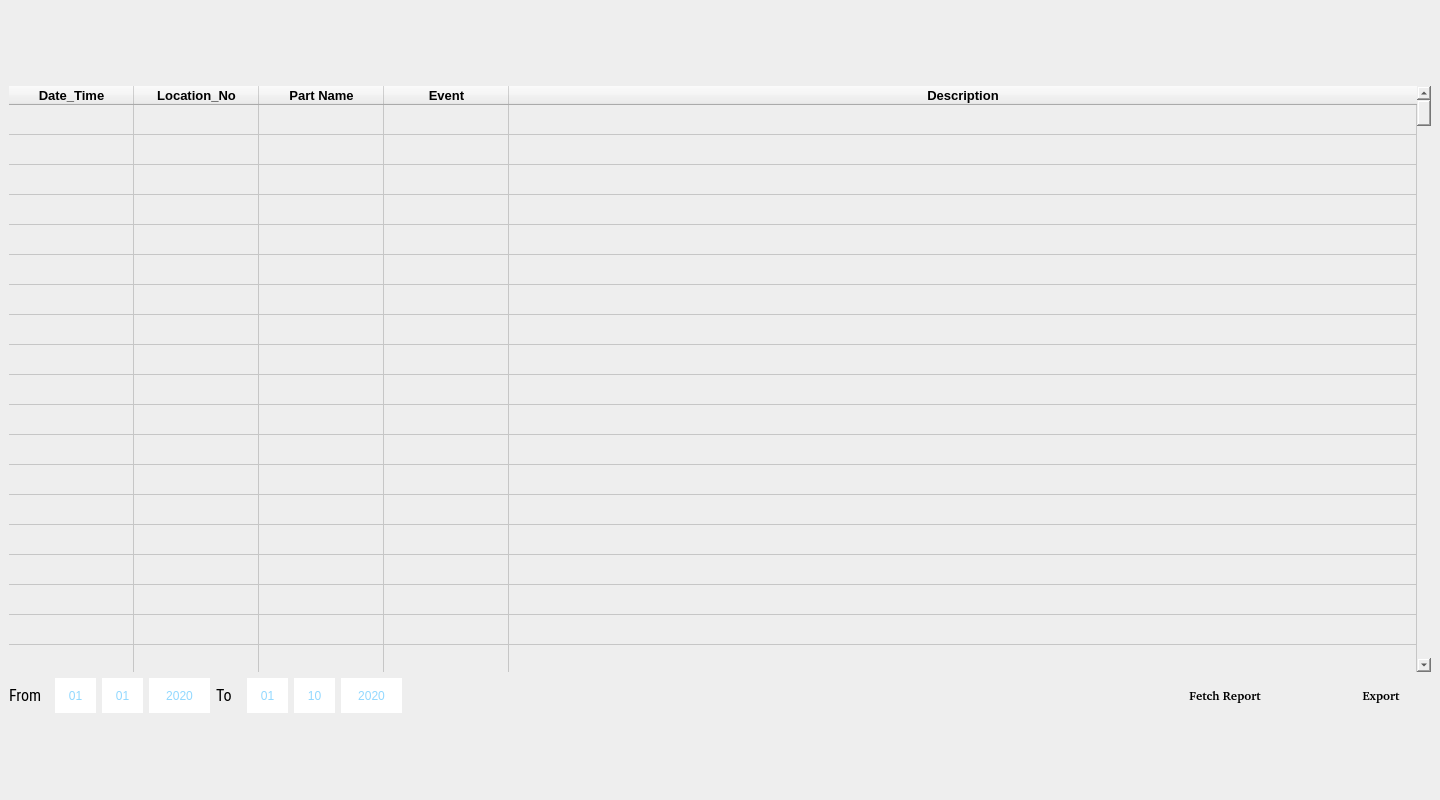
<?xml version="1.0" encoding="UTF-8"?>
<ui version="4.0">
 <class>MainWindow</class>
 <widget class="QMainWindow" name="MainWindow">
  <property name="geometry">
   <rect>
    <x>0</x>
    <y>0</y>
    <width>1440</width>
    <height>800</height>
   </rect>
  </property>
  <property name="minimumSize">
   <size>
    <width>300</width>
    <height>400</height>
   </size>
  </property>
  <property name="windowTitle">
   <string>MainWindow</string>
  </property>
  <property name="styleSheet">
   <string notr="true">background-color: rgb(238, 238, 238);</string>
  </property>
  <widget class="QWidget" name="centralwidget">
   <layout class="QGridLayout" name="gridLayout">
    <item row="0" column="0">
     <layout class="QVBoxLayout" name="verticalLayout">
      <item>
       <widget class="QTableWidget" name="tableWidget">
        <property name="minimumSize">
         <size>
          <width>350</width>
          <height>100</height>
         </size>
        </property>
        <property name="maximumSize">
         <size>
          <width>1500</width>
          <height>586</height>
         </size>
        </property>
        <property name="focusPolicy">
         <enum>Qt::ClickFocus</enum>
        </property>
        <property name="styleSheet">
         <string notr="true">font: 25 14pt &quot;Roboto [GOOG]&quot;;</string>
        </property>
        <property name="frameShape">
         <enum>QFrame::NoFrame</enum>
        </property>
        <property name="frameShadow">
         <enum>QFrame::Plain</enum>
        </property>
        <property name="midLineWidth">
         <number>2</number>
        </property>
        <property name="horizontalScrollBarPolicy">
         <enum>Qt::ScrollBarAsNeeded</enum>
        </property>
        <property name="editTriggers">
         <set>QAbstractItemView::NoEditTriggers</set>
        </property>
        <property name="selectionMode">
         <enum>QAbstractItemView::SingleSelection</enum>
        </property>
        <property name="selectionBehavior">
         <enum>QAbstractItemView::SelectRows</enum>
        </property>
        <property name="showGrid">
         <bool>true</bool>
        </property>
        <property name="gridStyle">
         <enum>Qt::SolidLine</enum>
        </property>
        <property name="rowCount">
         <number>2048</number>
        </property>
        <property name="columnCount">
         <number>5</number>
        </property>
        <attribute name="horizontalHeaderVisible">
         <bool>true</bool>
        </attribute>
        <attribute name="horizontalHeaderCascadingSectionResizes">
         <bool>true</bool>
        </attribute>
        <attribute name="horizontalHeaderDefaultSectionSize">
         <number>125</number>
        </attribute>
        <attribute name="horizontalHeaderMinimumSectionSize">
         <number>82</number>
        </attribute>
        <attribute name="horizontalHeaderStretchLastSection">
         <bool>true</bool>
        </attribute>
        <attribute name="verticalHeaderVisible">
         <bool>false</bool>
        </attribute>
        <attribute name="verticalHeaderDefaultSectionSize">
         <number>30</number>
        </attribute>
        <attribute name="verticalHeaderMinimumSectionSize">
         <number>30</number>
        </attribute>
        <attribute name="verticalHeaderStretchLastSection">
         <bool>true</bool>
        </attribute>
        <row/>
        <row/>
        <row/>
        <row/>
        <row/>
        <row/>
        <row/>
        <row/>
        <row/>
        <row/>
        <row/>
        <row/>
        <row/>
        <row/>
        <row/>
        <row/>
        <row/>
        <row/>
        <row/>
        <row/>
        <row/>
        <row/>
        <row/>
        <row/>
        <row/>
        <row/>
        <row/>
        <row/>
        <row/>
        <row/>
        <row/>
        <row/>
        <row/>
        <row/>
        <row/>
        <row/>
        <row/>
        <row/>
        <row/>
        <row/>
        <row/>
        <row/>
        <row/>
        <row/>
        <row/>
        <row/>
        <row/>
        <row/>
        <row/>
        <row/>
        <row/>
        <row/>
        <row/>
        <row/>
        <row/>
        <row/>
        <row/>
        <row/>
        <row/>
        <row/>
        <row/>
        <row/>
        <row/>
        <row/>
        <row/>
        <row/>
        <row/>
        <row/>
        <row/>
        <row/>
        <row/>
        <row/>
        <row/>
        <row/>
        <row/>
        <row/>
        <row/>
        <row/>
        <row/>
        <row/>
        <row/>
        <row/>
        <row/>
        <row/>
        <row/>
        <row/>
        <row/>
        <row/>
        <row/>
        <row/>
        <row/>
        <row/>
        <row/>
        <row/>
        <row/>
        <row/>
        <row/>
        <row/>
        <row/>
        <row/>
        <row/>
        <row/>
        <row/>
        <row/>
        <row/>
        <row/>
        <row/>
        <row/>
        <row/>
        <row/>
        <row/>
        <row/>
        <row/>
        <row/>
        <row/>
        <row/>
        <row/>
        <row/>
        <row/>
        <row/>
        <row/>
        <row/>
        <row/>
        <row/>
        <row/>
        <row/>
        <row/>
        <row/>
        <row/>
        <row/>
        <row/>
        <row/>
        <row/>
        <row/>
        <row/>
        <row/>
        <row/>
        <row/>
        <row/>
        <row/>
        <row/>
        <row/>
        <row/>
        <row/>
        <row/>
        <row/>
        <row/>
        <row/>
        <row/>
        <row/>
        <row/>
        <row/>
        <row/>
        <row/>
        <row/>
        <row/>
        <row/>
        <row/>
        <row/>
        <row/>
        <row/>
        <row/>
        <row/>
        <row/>
        <row/>
        <row/>
        <row/>
        <row/>
        <row/>
        <row/>
        <row/>
        <row/>
        <row/>
        <row/>
        <row/>
        <row/>
        <row/>
        <row/>
        <row/>
        <row/>
        <row/>
        <row/>
        <row/>
        <row/>
        <row/>
        <row/>
        <row/>
        <row/>
        <row/>
        <row/>
        <row/>
        <row/>
        <row/>
        <row/>
        <row/>
        <row/>
        <row/>
        <row/>
        <row/>
        <row/>
        <row/>
        <row/>
        <row/>
        <row/>
        <row/>
        <row/>
        <row/>
        <row/>
        <row/>
        <row/>
        <row/>
        <row/>
        <row/>
        <row/>
        <row/>
        <row/>
        <row/>
        <row/>
        <row/>
        <row/>
        <row/>
        <row/>
        <row/>
        <row/>
        <row/>
        <row/>
        <row/>
        <row/>
        <row/>
        <row/>
        <row/>
        <row/>
        <row/>
        <row/>
        <row/>
        <row/>
        <row/>
        <row/>
        <row/>
        <row/>
        <row/>
        <row/>
        <row/>
        <row/>
        <row/>
        <row/>
        <row/>
        <row/>
        <row/>
        <row/>
        <row/>
        <row/>
        <row/>
        <row/>
        <row/>
        <row/>
        <row/>
        <row/>
        <row/>
        <row/>
        <row/>
        <row/>
        <row/>
        <row/>
        <row/>
        <row/>
        <row/>
        <row/>
        <row/>
        <row/>
        <row/>
        <row/>
        <row/>
        <row/>
        <row/>
        <row/>
        <row/>
        <row/>
        <row/>
        <row/>
        <row/>
        <row/>
        <row/>
        <row/>
        <row/>
        <row/>
        <row/>
        <row/>
        <row/>
        <row/>
        <row/>
        <row/>
        <row/>
        <row/>
        <row/>
        <row/>
        <row/>
        <row/>
        <row/>
        <row/>
        <row/>
        <row/>
        <row/>
        <row/>
        <row/>
        <row/>
        <row/>
        <row/>
        <row/>
        <row/>
        <row/>
        <row/>
        <row/>
        <row/>
        <row/>
        <row/>
        <row/>
        <row/>
        <row/>
        <row/>
        <row/>
        <row/>
        <row/>
        <row/>
        <row/>
        <row/>
        <row/>
        <row/>
        <row/>
        <row/>
        <row/>
        <row/>
        <row/>
        <row/>
        <row/>
        <row/>
        <row/>
        <row/>
        <row/>
        <row/>
        <row/>
        <row/>
        <row/>
        <row/>
        <row/>
        <row/>
        <row/>
        <row/>
        <row/>
        <row/>
        <row/>
        <row/>
        <row/>
        <row/>
        <row/>
        <row/>
        <row/>
        <row/>
        <row/>
        <row/>
        <row/>
        <row/>
        <row/>
        <row/>
        <row/>
        <row/>
        <row/>
        <row/>
        <row/>
        <row/>
        <row/>
        <row/>
        <row/>
        <row/>
        <row/>
        <row/>
        <row/>
        <row/>
        <row/>
        <row/>
        <row/>
        <row/>
        <row/>
        <row/>
        <row/>
        <row/>
        <row/>
        <row/>
        <row/>
        <row/>
        <row/>
        <row/>
        <row/>
        <row/>
        <row/>
        <row/>
        <row/>
        <row/>
        <row/>
        <row/>
        <row/>
        <row/>
        <row/>
        <row/>
        <row/>
        <row/>
        <row/>
        <row/>
        <row/>
        <row/>
        <row/>
        <row/>
        <row/>
        <row/>
        <row/>
        <row/>
        <row/>
        <row/>
        <row/>
        <row/>
        <row/>
        <row/>
        <row/>
        <row/>
        <row/>
        <row/>
        <row/>
        <row/>
        <row/>
        <row/>
        <row/>
        <row/>
        <row/>
        <row/>
        <row/>
        <row/>
        <row/>
        <row/>
        <row/>
        <row/>
        <row/>
        <row/>
        <row/>
        <row/>
        <row/>
        <row/>
        <row/>
        <row/>
        <row/>
        <row/>
        <row/>
        <row/>
        <row/>
        <row/>
        <row/>
        <row/>
        <row/>
        <row/>
        <row/>
        <row/>
        <row/>
        <row/>
        <row/>
        <row/>
        <row/>
        <row/>
        <row/>
        <row/>
        <row/>
        <row/>
        <row/>
        <row/>
        <row/>
        <row/>
        <row/>
        <row/>
        <row/>
        <row/>
        <row/>
        <row/>
        <row/>
        <row/>
        <row/>
        <row/>
        <row/>
        <row/>
        <row/>
        <row/>
        <row/>
        <row/>
        <row/>
        <row/>
        <row/>
        <row/>
        <row/>
        <row/>
        <row/>
        <row/>
        <row/>
        <row/>
        <row/>
        <row/>
        <row/>
        <row/>
        <row/>
        <row/>
        <row/>
        <row/>
        <row/>
        <row/>
        <row/>
        <row/>
        <row/>
        <row/>
        <row/>
        <row/>
        <row/>
        <row/>
        <row/>
        <row/>
        <row/>
        <row/>
        <row/>
        <row/>
        <row/>
        <row/>
        <row/>
        <row/>
        <row/>
        <row/>
        <row/>
        <row/>
        <row/>
        <row/>
        <row/>
        <row/>
        <row/>
        <row/>
        <row/>
        <row/>
        <row/>
        <row/>
        <row/>
        <row/>
        <row/>
        <row/>
        <row/>
        <row/>
        <row/>
        <row/>
        <row/>
        <row/>
        <row/>
        <row/>
        <row/>
        <row/>
        <row/>
        <row/>
        <row/>
        <row/>
        <row/>
        <row/>
        <row/>
        <row/>
        <row/>
        <row/>
        <row/>
        <row/>
        <row/>
        <row/>
        <row/>
        <row/>
        <row/>
        <row/>
        <row/>
        <row/>
        <row/>
        <row/>
        <row/>
        <row/>
        <row/>
        <row/>
        <row/>
        <row/>
        <row/>
        <row/>
        <row/>
        <row/>
        <row/>
        <row/>
        <row/>
        <row/>
        <row/>
        <row/>
        <row/>
        <row/>
        <row/>
        <row/>
        <row/>
        <row/>
        <row/>
        <row/>
        <row/>
        <row/>
        <row/>
        <row/>
        <row/>
        <row/>
        <row/>
        <row/>
        <row/>
        <row/>
        <row/>
        <row/>
        <row/>
        <row/>
        <row/>
        <row/>
        <row/>
        <row/>
        <row/>
        <row/>
        <row/>
        <row/>
        <row/>
        <row/>
        <row/>
        <row/>
        <row/>
        <row/>
        <row/>
        <row/>
        <row/>
        <row/>
        <row/>
        <row/>
        <row/>
        <row/>
        <row/>
        <row/>
        <row/>
        <row/>
        <row/>
        <row/>
        <row/>
        <row/>
        <row/>
        <row/>
        <row/>
        <row/>
        <row/>
        <row/>
        <row/>
        <row/>
        <row/>
        <row/>
        <row/>
        <row/>
        <row/>
        <row/>
        <row/>
        <row/>
        <row/>
        <row/>
        <row/>
        <row/>
        <row/>
        <row/>
        <row/>
        <row/>
        <row/>
        <row/>
        <row/>
        <row/>
        <row/>
        <row/>
        <row/>
        <row/>
        <row/>
        <row/>
        <row/>
        <row/>
        <row/>
        <row/>
        <row/>
        <row/>
        <row/>
        <row/>
        <row/>
        <row/>
        <row/>
        <row/>
        <row/>
        <row/>
        <row/>
        <row/>
        <row/>
        <row/>
        <row/>
        <row/>
        <row/>
        <row/>
        <row/>
        <row/>
        <row/>
        <row/>
        <row/>
        <row/>
        <row/>
        <row/>
        <row/>
        <row/>
        <row/>
        <row/>
        <row/>
        <row/>
        <row/>
        <row/>
        <row/>
        <row/>
        <row/>
        <row/>
        <row/>
        <row/>
        <row/>
        <row/>
        <row/>
        <row/>
        <row/>
        <row/>
        <row/>
        <row/>
        <row/>
        <row/>
        <row/>
        <row/>
        <row/>
        <row/>
        <row/>
        <row/>
        <row/>
        <row/>
        <row/>
        <row/>
        <row/>
        <row/>
        <row/>
        <row/>
        <row/>
        <row/>
        <row/>
        <row/>
        <row/>
        <row/>
        <row/>
        <row/>
        <row/>
        <row/>
        <row/>
        <row/>
        <row/>
        <row/>
        <row/>
        <row/>
        <row/>
        <row/>
        <row/>
        <row/>
        <row/>
        <row/>
        <row/>
        <row/>
        <row/>
        <row/>
        <row/>
        <row/>
        <row/>
        <row/>
        <row/>
        <row/>
        <row/>
        <row/>
        <row/>
        <row/>
        <row/>
        <row/>
        <row/>
        <row/>
        <row/>
        <row/>
        <row/>
        <row/>
        <row/>
        <row/>
        <row/>
        <row/>
        <row/>
        <row/>
        <row/>
        <row/>
        <row/>
        <row/>
        <row/>
        <row/>
        <row/>
        <row/>
        <row/>
        <row/>
        <row/>
        <row/>
        <row/>
        <row/>
        <row/>
        <row/>
        <row/>
        <row/>
        <row/>
        <row/>
        <row/>
        <row/>
        <row/>
        <row/>
        <row/>
        <row/>
        <row/>
        <row/>
        <row/>
        <row/>
        <row/>
        <row/>
        <row/>
        <row/>
        <row/>
        <row/>
        <row/>
        <row/>
        <row/>
        <row/>
        <row/>
        <row/>
        <row/>
        <row/>
        <row/>
        <row/>
        <row/>
        <row/>
        <row/>
        <row/>
        <row/>
        <row/>
        <row/>
        <row/>
        <row/>
        <row/>
        <row/>
        <row/>
        <row/>
        <row/>
        <row/>
        <row/>
        <row/>
        <row/>
        <row/>
        <row/>
        <row/>
        <row/>
        <row/>
        <row/>
        <row/>
        <row/>
        <row/>
        <row/>
        <row/>
        <row/>
        <row/>
        <row/>
        <row/>
        <row/>
        <row/>
        <row/>
        <row/>
        <row/>
        <row/>
        <row/>
        <row/>
        <row/>
        <row/>
        <row/>
        <row/>
        <row/>
        <row/>
        <row/>
        <row/>
        <row/>
        <row/>
        <row/>
        <row/>
        <row/>
        <row/>
        <row/>
        <row/>
        <row/>
        <row/>
        <row/>
        <row/>
        <row/>
        <row/>
        <row/>
        <row/>
        <row/>
        <row/>
        <row/>
        <row/>
        <row/>
        <row/>
        <row/>
        <row/>
        <row/>
        <row/>
        <row/>
        <row/>
        <row/>
        <row/>
        <row/>
        <row/>
        <row/>
        <row/>
        <row/>
        <row/>
        <row/>
        <row/>
        <row/>
        <row/>
        <row/>
        <row/>
        <row/>
        <row/>
        <row/>
        <row/>
        <row/>
        <row/>
        <row/>
        <row/>
        <row/>
        <row/>
        <row/>
        <row/>
        <row/>
        <row/>
        <row/>
        <row/>
        <row/>
        <row/>
        <row/>
        <row/>
        <row/>
        <row/>
        <row/>
        <row/>
        <row/>
        <row/>
        <row/>
        <row/>
        <row/>
        <row/>
        <row/>
        <row/>
        <row/>
        <row/>
        <row/>
        <row/>
        <row/>
        <row/>
        <row/>
        <row/>
        <row/>
        <row/>
        <row/>
        <row/>
        <row/>
        <row/>
        <row/>
        <row/>
        <row/>
        <row/>
        <row/>
        <row/>
        <row/>
        <row/>
        <row/>
        <row/>
        <row/>
        <row/>
        <row/>
        <row/>
        <row/>
        <row/>
        <row/>
        <row/>
        <row/>
        <row/>
        <row/>
        <row/>
        <row/>
        <row/>
        <row/>
        <row/>
        <row/>
        <row/>
        <row/>
        <row/>
        <row/>
        <row/>
        <row/>
        <row/>
        <row/>
        <row/>
        <row/>
        <row/>
        <row/>
        <row/>
        <row/>
        <row/>
        <row/>
        <row/>
        <row/>
        <row/>
        <row/>
        <row/>
        <row/>
        <row/>
        <row/>
        <row/>
        <row/>
        <row/>
        <row/>
        <row/>
        <row/>
        <row/>
        <row/>
        <row/>
        <row/>
        <row/>
        <row/>
        <row/>
        <row/>
        <row/>
        <row/>
        <row/>
        <row/>
        <row/>
        <row/>
        <row/>
        <row/>
        <row/>
        <row/>
        <row/>
        <row/>
        <row/>
        <row/>
        <row/>
        <row/>
        <row/>
        <row/>
        <row/>
        <row/>
        <row/>
        <row/>
        <row/>
        <row/>
        <row/>
        <row/>
        <row/>
        <row/>
        <row/>
        <row/>
        <row/>
        <row/>
        <row/>
        <row/>
        <row/>
        <row/>
        <row/>
        <row/>
        <row/>
        <row/>
        <row/>
        <row/>
        <row/>
        <row/>
        <row/>
        <row/>
        <row/>
        <row/>
        <row/>
        <row/>
        <row/>
        <row/>
        <row/>
        <row/>
        <row/>
        <row/>
        <row/>
        <row/>
        <row/>
        <row/>
        <row/>
        <row/>
        <row/>
        <row/>
        <row/>
        <row/>
        <row/>
        <row/>
        <row/>
        <row/>
        <row/>
        <row/>
        <row/>
        <row/>
        <row/>
        <row/>
        <row/>
        <row/>
        <row/>
        <row/>
        <row/>
        <row/>
        <row/>
        <row/>
        <row/>
        <row/>
        <row/>
        <row/>
        <row/>
        <row/>
        <row/>
        <row/>
        <row/>
        <row/>
        <row/>
        <row/>
        <row/>
        <row/>
        <row/>
        <row/>
        <row/>
        <row/>
        <row/>
        <row/>
        <row/>
        <row/>
        <row/>
        <row/>
        <row/>
        <row/>
        <row/>
        <row/>
        <row/>
        <row/>
        <row/>
        <row/>
        <row/>
        <row/>
        <row/>
        <row/>
        <row/>
        <row/>
        <row/>
        <row/>
        <row/>
        <row/>
        <row/>
        <row/>
        <row/>
        <row/>
        <row/>
        <row/>
        <row/>
        <row/>
        <row/>
        <row/>
        <row/>
        <row/>
        <row/>
        <row/>
        <row/>
        <row/>
        <row/>
        <row/>
        <row/>
        <row/>
        <row/>
        <row/>
        <row/>
        <row/>
        <row/>
        <row/>
        <row/>
        <row/>
        <row/>
        <row/>
        <row/>
        <row/>
        <row/>
        <row/>
        <row/>
        <row/>
        <row/>
        <row/>
        <row/>
        <row/>
        <row/>
        <row/>
        <row/>
        <row/>
        <row/>
        <row/>
        <row/>
        <row/>
        <row/>
        <row/>
        <row/>
        <row/>
        <row/>
        <row/>
        <row/>
        <row/>
        <row/>
        <row/>
        <row/>
        <row/>
        <row/>
        <row/>
        <row/>
        <row/>
        <row/>
        <row/>
        <row/>
        <row/>
        <row/>
        <row/>
        <row/>
        <row/>
        <row/>
        <row/>
        <row/>
        <row/>
        <row/>
        <row/>
        <row/>
        <row/>
        <row/>
        <row/>
        <row/>
        <row/>
        <row/>
        <row/>
        <row/>
        <row/>
        <row/>
        <row/>
        <row/>
        <row/>
        <row/>
        <row/>
        <row/>
        <row/>
        <row/>
        <row/>
        <row/>
        <row/>
        <row/>
        <row/>
        <row/>
        <row/>
        <row/>
        <row/>
        <row/>
        <row/>
        <row/>
        <row/>
        <row/>
        <row/>
        <row/>
        <row/>
        <row/>
        <row/>
        <row/>
        <row/>
        <row/>
        <row/>
        <row/>
        <row/>
        <row/>
        <row/>
        <row/>
        <row/>
        <row/>
        <row/>
        <row/>
        <row/>
        <row/>
        <row/>
        <row/>
        <row/>
        <row/>
        <row/>
        <row/>
        <row/>
        <row/>
        <row/>
        <row/>
        <row/>
        <row/>
        <row/>
        <row/>
        <row/>
        <row/>
        <row/>
        <row/>
        <row/>
        <row/>
        <row/>
        <row/>
        <row/>
        <row/>
        <row/>
        <row/>
        <row/>
        <row/>
        <row/>
        <row/>
        <row/>
        <row/>
        <row/>
        <row/>
        <row/>
        <row/>
        <row/>
        <row/>
        <row/>
        <row/>
        <row/>
        <row/>
        <row/>
        <row/>
        <row/>
        <row/>
        <row/>
        <row/>
        <row/>
        <row/>
        <row/>
        <row/>
        <row/>
        <row/>
        <row/>
        <row/>
        <row/>
        <row/>
        <row/>
        <row/>
        <row/>
        <row/>
        <row/>
        <row/>
        <row/>
        <row/>
        <row/>
        <row/>
        <row/>
        <row/>
        <row/>
        <row/>
        <row/>
        <row/>
        <row/>
        <row/>
        <row/>
        <row/>
        <row/>
        <row/>
        <row/>
        <row/>
        <row/>
        <row/>
        <row/>
        <row/>
        <row/>
        <row/>
        <row/>
        <row/>
        <row/>
        <row/>
        <row/>
        <row/>
        <row/>
        <row/>
        <row/>
        <row/>
        <row/>
        <row/>
        <row/>
        <row/>
        <row/>
        <row/>
        <row/>
        <row/>
        <row/>
        <row/>
        <row/>
        <row/>
        <row/>
        <row/>
        <row/>
        <row/>
        <row/>
        <row/>
        <row/>
        <row/>
        <row/>
        <row/>
        <row/>
        <row/>
        <row/>
        <row/>
        <row/>
        <row/>
        <row/>
        <row/>
        <row/>
        <row/>
        <row/>
        <row/>
        <row/>
        <row/>
        <row/>
        <row/>
        <row/>
        <row/>
        <row/>
        <row/>
        <row/>
        <row/>
        <row/>
        <row/>
        <row/>
        <row/>
        <row/>
        <row/>
        <row/>
        <row/>
        <row/>
        <row/>
        <row/>
        <row/>
        <row/>
        <row/>
        <row/>
        <row/>
        <row/>
        <row/>
        <row/>
        <row/>
        <row/>
        <row/>
        <row/>
        <row/>
        <row/>
        <row/>
        <row/>
        <row/>
        <row/>
        <row/>
        <row/>
        <row/>
        <row/>
        <row/>
        <row/>
        <row/>
        <row/>
        <row/>
        <row/>
        <row/>
        <row/>
        <row/>
        <row/>
        <row/>
        <row/>
        <row/>
        <row/>
        <row/>
        <row/>
        <row/>
        <row/>
        <row/>
        <row/>
        <row/>
        <row/>
        <row/>
        <row/>
        <row/>
        <row/>
        <row/>
        <row/>
        <row/>
        <row/>
        <row/>
        <row/>
        <row/>
        <row/>
        <row/>
        <row/>
        <row/>
        <row/>
        <row/>
        <row/>
        <row/>
        <row/>
        <row/>
        <row/>
        <row/>
        <row/>
        <row/>
        <row/>
        <row/>
        <row/>
        <row/>
        <row/>
        <row/>
        <row/>
        <row/>
        <row/>
        <row/>
        <row/>
        <row/>
        <row/>
        <row/>
        <row/>
        <row/>
        <row/>
        <row/>
        <row/>
        <row/>
        <row/>
        <row/>
        <row/>
        <row/>
        <row/>
        <row/>
        <row/>
        <row/>
        <row/>
        <row/>
        <row/>
        <row/>
        <row/>
        <row/>
        <row/>
        <row/>
        <row/>
        <row/>
        <row/>
        <row/>
        <row/>
        <row/>
        <row/>
        <row/>
        <row/>
        <row/>
        <row/>
        <row/>
        <row/>
        <row/>
        <row/>
        <row/>
        <row/>
        <row/>
        <row/>
        <row/>
        <row/>
        <row/>
        <row/>
        <row/>
        <row/>
        <row/>
        <row/>
        <row/>
        <row/>
        <row/>
        <row/>
        <row/>
        <row/>
        <row/>
        <row/>
        <row/>
        <row/>
        <row/>
        <row/>
        <row/>
        <row/>
        <row/>
        <row/>
        <row/>
        <row/>
        <row/>
        <row/>
        <row/>
        <row/>
        <row/>
        <row/>
        <row/>
        <row/>
        <row/>
        <row/>
        <row/>
        <row/>
        <row/>
        <row/>
        <row/>
        <row/>
        <row/>
        <row/>
        <row/>
        <row/>
        <row/>
        <row/>
        <row/>
        <row/>
        <row/>
        <row/>
        <row/>
        <row/>
        <row/>
        <row/>
        <row/>
        <row/>
        <row/>
        <row/>
        <row/>
        <row/>
        <row/>
        <row/>
        <row/>
        <row/>
        <row/>
        <row/>
        <row/>
        <row/>
        <row/>
        <row/>
        <row/>
        <row/>
        <row/>
        <row/>
        <row/>
        <row/>
        <row/>
        <row/>
        <row/>
        <row/>
        <row/>
        <row/>
        <row/>
        <row/>
        <row/>
        <row/>
        <row/>
        <row/>
        <row/>
        <row/>
        <row/>
        <row/>
        <row/>
        <row/>
        <row/>
        <row/>
        <row/>
        <row/>
        <row/>
        <row/>
        <row/>
        <row/>
        <row/>
        <row/>
        <row/>
        <row/>
        <row/>
        <row/>
        <row/>
        <row/>
        <row/>
        <row/>
        <row/>
        <row/>
        <row/>
        <row/>
        <row/>
        <row/>
        <row/>
        <row/>
        <row/>
        <row/>
        <row/>
        <row/>
        <row/>
        <row/>
        <row/>
        <row/>
        <row/>
        <row/>
        <row/>
        <row/>
        <row/>
        <row/>
        <row/>
        <row/>
        <row/>
        <row/>
        <row/>
        <row/>
        <row/>
        <row/>
        <row/>
        <row/>
        <row/>
        <row/>
        <row/>
        <row/>
        <row/>
        <row/>
        <row/>
        <row/>
        <row/>
        <row/>
        <row/>
        <row/>
        <row/>
        <row/>
        <row/>
        <row/>
        <row/>
        <row/>
        <row/>
        <row/>
        <row/>
        <row/>
        <row/>
        <row/>
        <row/>
        <row/>
        <row/>
        <row/>
        <row/>
        <row/>
        <row/>
        <row/>
        <row/>
        <row/>
        <row/>
        <row/>
        <row/>
        <row/>
        <row/>
        <row/>
        <row/>
        <row/>
        <row/>
        <row/>
        <row/>
        <row/>
        <row/>
        <row/>
        <row/>
        <row/>
        <row/>
        <row/>
        <row/>
        <row/>
        <row/>
        <row/>
        <row/>
        <row/>
        <row/>
        <row/>
        <row/>
        <row/>
        <row/>
        <row/>
        <row/>
        <row/>
        <row/>
        <row/>
        <row/>
        <row/>
        <row/>
        <row/>
        <row/>
        <row/>
        <row/>
        <row/>
        <row/>
        <row/>
        <row/>
        <row/>
        <row/>
        <row/>
        <row/>
        <row/>
        <row/>
        <row/>
        <row/>
        <row/>
        <row/>
        <row/>
        <row/>
        <row/>
        <row/>
        <row/>
        <row/>
        <row/>
        <row/>
        <row/>
        <row/>
        <row/>
        <row/>
        <row/>
        <row/>
        <row/>
        <row/>
        <row/>
        <row/>
        <row/>
        <row/>
        <row/>
        <row/>
        <row/>
        <row/>
        <row/>
        <row/>
        <row/>
        <row/>
        <row/>
        <row/>
        <row/>
        <row/>
        <row/>
        <row/>
        <row/>
        <row/>
        <row/>
        <row/>
        <row/>
        <row/>
        <row/>
        <row/>
        <row/>
        <row/>
        <row/>
        <row/>
        <row/>
        <row/>
        <row/>
        <row/>
        <row/>
        <row/>
        <row/>
        <row/>
        <row/>
        <row/>
        <row/>
        <row/>
        <row/>
        <row/>
        <row/>
        <row/>
        <row/>
        <row/>
        <row/>
        <row/>
        <row/>
        <row/>
        <row/>
        <row/>
        <row/>
        <row/>
        <row/>
        <row/>
        <row/>
        <row/>
        <row/>
        <row/>
        <row/>
        <row/>
        <row/>
        <row/>
        <row/>
        <row/>
        <row/>
        <row/>
        <row/>
        <row/>
        <row/>
        <row/>
        <row/>
        <row/>
        <row/>
        <row/>
        <row/>
        <row/>
        <row/>
        <row/>
        <row/>
        <row/>
        <row/>
        <row/>
        <row/>
        <row/>
        <row/>
        <row/>
        <row/>
        <row/>
        <row/>
        <row/>
        <row/>
        <row/>
        <row/>
        <row/>
        <row/>
        <row/>
        <row/>
        <row/>
        <row/>
        <row/>
        <row/>
        <row/>
        <row/>
        <row/>
        <row/>
        <row/>
        <row/>
        <row/>
        <row/>
        <row/>
        <row/>
        <row/>
        <row/>
        <row/>
        <row/>
        <row/>
        <row/>
        <row/>
        <row/>
        <row/>
        <row/>
        <row/>
        <row/>
        <row/>
        <row/>
        <row/>
        <row/>
        <row/>
        <row/>
        <row/>
        <row/>
        <row/>
        <row/>
        <row/>
        <row/>
        <row/>
        <row/>
        <row/>
        <row/>
        <row/>
        <row/>
        <row/>
        <row/>
        <row/>
        <row/>
        <row/>
        <row/>
        <row/>
        <row/>
        <row/>
        <row/>
        <row/>
        <row/>
        <row/>
        <row/>
        <row/>
        <row/>
        <row/>
        <row/>
        <row/>
        <row/>
        <row/>
        <row/>
        <row/>
        <row/>
        <row/>
        <row/>
        <row/>
        <row/>
        <row/>
        <row/>
        <row/>
        <row/>
        <row/>
        <row/>
        <row/>
        <row/>
        <row/>
        <row/>
        <row/>
        <row/>
        <row/>
        <row/>
        <row/>
        <row/>
        <row/>
        <row/>
        <row/>
        <row/>
        <row/>
        <row/>
        <row/>
        <row/>
        <row/>
        <row/>
        <row/>
        <row/>
        <row/>
        <row/>
        <row/>
        <row/>
        <row/>
        <row/>
        <row/>
        <row/>
        <row/>
        <row/>
        <row/>
        <row/>
        <row/>
        <row/>
        <row/>
        <row/>
        <column>
         <property name="text">
          <string>Date_Time</string>
         </property>
         <property name="font">
          <font>
           <pointsize>10</pointsize>
           <weight>75</weight>
           <bold>true</bold>
          </font>
         </property>
         <property name="textAlignment">
          <set>AlignHCenter|AlignVCenter|AlignCenter</set>
         </property>
         <property name="background">
          <color>
           <red>188</red>
           <green>188</green>
           <blue>188</blue>
          </color>
         </property>
        </column>
        <column>
         <property name="text">
          <string>Location_No</string>
         </property>
         <property name="font">
          <font>
           <pointsize>10</pointsize>
           <weight>75</weight>
           <bold>true</bold>
          </font>
         </property>
         <property name="textAlignment">
          <set>AlignHCenter|AlignVCenter|AlignCenter</set>
         </property>
         <property name="background">
          <color>
           <red>180</red>
           <green>180</green>
           <blue>180</blue>
          </color>
         </property>
        </column>
        <column>
         <property name="text">
          <string>Part Name</string>
         </property>
         <property name="font">
          <font>
           <pointsize>10</pointsize>
           <weight>75</weight>
           <bold>true</bold>
          </font>
         </property>
         <property name="textAlignment">
          <set>AlignHCenter|AlignVCenter|AlignCenter</set>
         </property>
         <property name="background">
          <color>
           <red>195</red>
           <green>195</green>
           <blue>195</blue>
          </color>
         </property>
        </column>
        <column>
         <property name="text">
          <string>Event</string>
         </property>
         <property name="font">
          <font>
           <pointsize>10</pointsize>
           <weight>75</weight>
           <bold>true</bold>
          </font>
         </property>
         <property name="textAlignment">
          <set>AlignHCenter|AlignVCenter|AlignCenter</set>
         </property>
         <property name="background">
          <color>
           <red>195</red>
           <green>195</green>
           <blue>195</blue>
          </color>
         </property>
        </column>
        <column>
         <property name="text">
          <string>Description</string>
         </property>
         <property name="font">
          <font>
           <pointsize>10</pointsize>
           <weight>75</weight>
           <bold>true</bold>
          </font>
         </property>
         <property name="textAlignment">
          <set>AlignHCenter|AlignVCenter|AlignCenter</set>
         </property>
         <property name="background">
          <color>
           <red>180</red>
           <green>180</green>
           <blue>180</blue>
          </color>
         </property>
        </column>
       </widget>
      </item>
      <item>
       <layout class="QHBoxLayout" name="horizontalLayout">
        <item>
         <widget class="QLabel" name="label_18">
          <property name="minimumSize">
           <size>
            <width>40</width>
            <height>21</height>
           </size>
          </property>
          <property name="maximumSize">
           <size>
            <width>40</width>
            <height>21</height>
           </size>
          </property>
          <property name="font">
           <font>
            <family>Roboto Condensed</family>
            <pointsize>14</pointsize>
            <weight>50</weight>
            <italic>false</italic>
            <bold>false</bold>
           </font>
          </property>
          <property name="styleSheet">
           <string notr="true">font: 14pt &quot;Roboto Condensed&quot;;</string>
          </property>
          <property name="text">
           <string>&lt;html&gt;&lt;head/&gt;&lt;body&gt;&lt;p&gt;&lt;span style=&quot; font-size:12pt;&quot;&gt;From&lt;/span&gt;&lt;/p&gt;&lt;/body&gt;&lt;/html&gt;</string>
          </property>
         </widget>
        </item>
        <item>
         <widget class="QLineEdit" name="lineEdit_10">
          <property name="minimumSize">
           <size>
            <width>41</width>
            <height>35</height>
           </size>
          </property>
          <property name="maximumSize">
           <size>
            <width>41</width>
            <height>35</height>
           </size>
          </property>
          <property name="focusPolicy">
           <enum>Qt::ClickFocus</enum>
          </property>
          <property name="styleSheet">
           <string notr="true">color: rgb(38, 177, 255);
background-color: rgb(255, 255, 255);</string>
          </property>
          <property name="maxLength">
           <number>2</number>
          </property>
          <property name="frame">
           <bool>false</bool>
          </property>
          <property name="alignment">
           <set>Qt::AlignCenter</set>
          </property>
          <property name="placeholderText">
           <string>01</string>
          </property>
         </widget>
        </item>
        <item>
         <widget class="QLineEdit" name="lineEdit_11">
          <property name="minimumSize">
           <size>
            <width>41</width>
            <height>35</height>
           </size>
          </property>
          <property name="maximumSize">
           <size>
            <width>41</width>
            <height>35</height>
           </size>
          </property>
          <property name="focusPolicy">
           <enum>Qt::ClickFocus</enum>
          </property>
          <property name="styleSheet">
           <string notr="true">color: rgb(38, 177, 255);
background-color: rgb(255, 255, 255);</string>
          </property>
          <property name="maxLength">
           <number>2</number>
          </property>
          <property name="frame">
           <bool>false</bool>
          </property>
          <property name="alignment">
           <set>Qt::AlignCenter</set>
          </property>
          <property name="placeholderText">
           <string>01</string>
          </property>
         </widget>
        </item>
        <item>
         <widget class="QLineEdit" name="lineEdit_19">
          <property name="minimumSize">
           <size>
            <width>61</width>
            <height>35</height>
           </size>
          </property>
          <property name="maximumSize">
           <size>
            <width>61</width>
            <height>35</height>
           </size>
          </property>
          <property name="focusPolicy">
           <enum>Qt::ClickFocus</enum>
          </property>
          <property name="styleSheet">
           <string notr="true">color: rgb(38, 177, 255);
background-color: rgb(255, 255, 255);</string>
          </property>
          <property name="maxLength">
           <number>4</number>
          </property>
          <property name="frame">
           <bool>false</bool>
          </property>
          <property name="alignment">
           <set>Qt::AlignCenter</set>
          </property>
          <property name="placeholderText">
           <string>2020</string>
          </property>
         </widget>
        </item>
        <item>
         <widget class="QLabel" name="label_19">
          <property name="minimumSize">
           <size>
            <width>25</width>
            <height>21</height>
           </size>
          </property>
          <property name="maximumSize">
           <size>
            <width>25</width>
            <height>21</height>
           </size>
          </property>
          <property name="font">
           <font>
            <family>Roboto Condensed</family>
            <pointsize>14</pointsize>
            <weight>50</weight>
            <italic>false</italic>
            <bold>false</bold>
           </font>
          </property>
          <property name="styleSheet">
           <string notr="true">font: 14pt &quot;Roboto Condensed&quot;;</string>
          </property>
          <property name="text">
           <string>&lt;html&gt;&lt;head/&gt;&lt;body&gt;&lt;p&gt;&lt;span style=&quot; font-size:12pt;&quot;&gt;To&lt;/span&gt;&lt;/p&gt;&lt;/body&gt;&lt;/html&gt;</string>
          </property>
         </widget>
        </item>
        <item>
         <widget class="QLineEdit" name="lineEdit_24">
          <property name="minimumSize">
           <size>
            <width>41</width>
            <height>35</height>
           </size>
          </property>
          <property name="maximumSize">
           <size>
            <width>41</width>
            <height>35</height>
           </size>
          </property>
          <property name="focusPolicy">
           <enum>Qt::ClickFocus</enum>
          </property>
          <property name="styleSheet">
           <string notr="true">color: rgb(38, 177, 255);
background-color: rgb(255, 255, 255);</string>
          </property>
          <property name="maxLength">
           <number>2</number>
          </property>
          <property name="frame">
           <bool>false</bool>
          </property>
          <property name="alignment">
           <set>Qt::AlignCenter</set>
          </property>
          <property name="placeholderText">
           <string>01</string>
          </property>
         </widget>
        </item>
        <item>
         <widget class="QLineEdit" name="lineEdit_26">
          <property name="minimumSize">
           <size>
            <width>41</width>
            <height>35</height>
           </size>
          </property>
          <property name="maximumSize">
           <size>
            <width>41</width>
            <height>35</height>
           </size>
          </property>
          <property name="focusPolicy">
           <enum>Qt::ClickFocus</enum>
          </property>
          <property name="styleSheet">
           <string notr="true">color: rgb(38, 177, 255);
background-color: rgb(255, 255, 255);</string>
          </property>
          <property name="maxLength">
           <number>2</number>
          </property>
          <property name="frame">
           <bool>false</bool>
          </property>
          <property name="alignment">
           <set>Qt::AlignCenter</set>
          </property>
          <property name="placeholderText">
           <string>10</string>
          </property>
         </widget>
        </item>
        <item>
         <widget class="QLineEdit" name="lineEdit_25">
          <property name="minimumSize">
           <size>
            <width>61</width>
            <height>35</height>
           </size>
          </property>
          <property name="maximumSize">
           <size>
            <width>61</width>
            <height>35</height>
           </size>
          </property>
          <property name="focusPolicy">
           <enum>Qt::ClickFocus</enum>
          </property>
          <property name="styleSheet">
           <string notr="true">color: rgb(38, 177, 255);
background-color: rgb(255, 255, 255);</string>
          </property>
          <property name="maxLength">
           <number>4</number>
          </property>
          <property name="frame">
           <bool>false</bool>
          </property>
          <property name="alignment">
           <set>Qt::AlignCenter</set>
          </property>
          <property name="placeholderText">
           <string>2020</string>
          </property>
         </widget>
        </item>
        <item>
         <spacer name="horizontalSpacer">
          <property name="orientation">
           <enum>Qt::Horizontal</enum>
          </property>
          <property name="sizeHint" stdset="0">
           <size>
            <width>40</width>
            <height>20</height>
           </size>
          </property>
         </spacer>
        </item>
        <item>
         <widget class="QPushButton" name="pushButton">
          <property name="minimumSize">
           <size>
            <width>120</width>
            <height>30</height>
           </size>
          </property>
          <property name="maximumSize">
           <size>
            <width>120</width>
            <height>30</height>
           </size>
          </property>
          <property name="font">
           <font>
            <family>Roboto [GOOG]</family>
            <weight>75</weight>
            <italic>false</italic>
            <bold>true</bold>
           </font>
          </property>
          <property name="styleSheet">
           <string notr="true">border-image: url(:/images/final_assets/Secondary_btn/exp_db.png);</string>
          </property>
          <property name="text">
           <string>Fetch Report</string>
          </property>
          <property name="flat">
           <bool>true</bool>
          </property>
         </widget>
        </item>
        <item>
         <spacer name="horizontalSpacer_2">
          <property name="orientation">
           <enum>Qt::Horizontal</enum>
          </property>
          <property name="sizeType">
           <enum>QSizePolicy::Maximum</enum>
          </property>
          <property name="sizeHint" stdset="0">
           <size>
            <width>40</width>
            <height>20</height>
           </size>
          </property>
         </spacer>
        </item>
        <item>
         <widget class="QPushButton" name="pushButton_2">
          <property name="minimumSize">
           <size>
            <width>100</width>
            <height>30</height>
           </size>
          </property>
          <property name="maximumSize">
           <size>
            <width>100</width>
            <height>30</height>
           </size>
          </property>
          <property name="font">
           <font>
            <family>Roboto [GOOG]</family>
            <weight>75</weight>
            <italic>false</italic>
            <bold>true</bold>
           </font>
          </property>
          <property name="styleSheet">
           <string notr="true">border-image: url(:/images/final_assets/Secondary_btn/exp_db.png);</string>
          </property>
          <property name="text">
           <string>Export</string>
          </property>
          <property name="flat">
           <bool>true</bool>
          </property>
         </widget>
        </item>
       </layout>
      </item>
     </layout>
    </item>
   </layout>
  </widget>
 </widget>
 <resources>
  <include location="resource.qrc"/>
 </resources>
 <connections/>
</ui>
